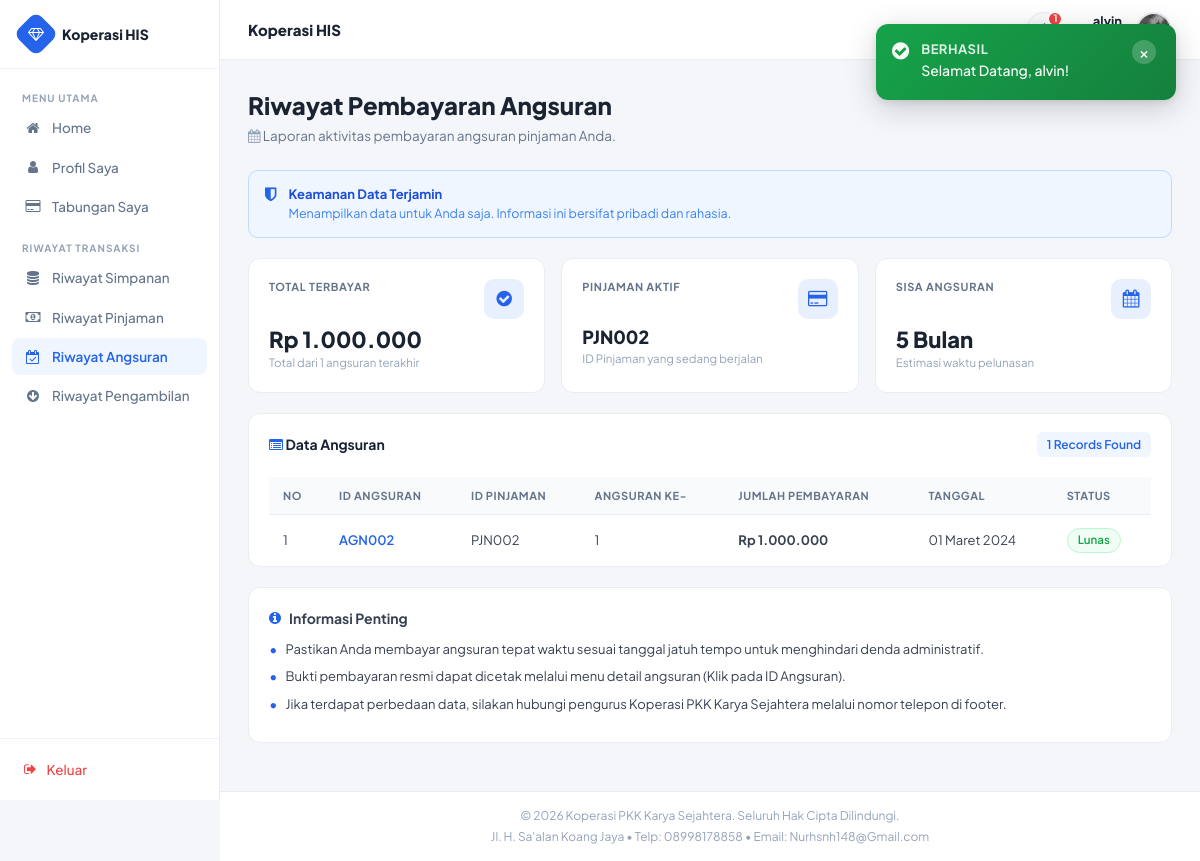
The app's page /anggota/riwayatangsuran.php (signed in) with its own data.
### tables this page shows
CREATE TABLE `tbl_pinjaman` (
  `id_pinjaman` varchar(6) NOT NULL,
  `tgl_pinjaman` date NOT NULL,
  `id_anggota` varchar(6) NOT NULL,
  `bunga_perbulan` float NOT NULL,
  `lama_cicilan` int NOT NULL,
  `jumlah_pinjaman` int NOT NULL,
  `angsuran` int NOT NULL
);

CREATE TABLE `tbl_pembayaran` (
  `id_angsuran` varchar(6) NOT NULL,
  `id_pinjaman` varchar(6) NOT NULL,
  `cicilan` int NOT NULL,
  `jml_bayar` int NOT NULL,
  `tgl_bayar` date NOT NULL
);

### anggota/riwayatangsuran.php (the view)
<?php
include ("style/header.php");
include ("style/sidebar.php");
include ("../config/koneksi.php");
function tgl_indo($tanggal) {
    $bulan = [1=>'Januari','Februari','Maret','April','Mei','Juni','Juli','Agustus','September','Oktober','November','Desember'];
    $p = explode('-', $tanggal);
    return $p[2] . ' ' . $bulan[(int)$p[1]] . ' ' . $p[0];
}
$res_total = mysqli_query($konek, "SELECT SUM(a.jml_bayar) as total, COUNT(*) as cnt FROM tbl_pembayaran a LEFT JOIN tbl_pinjaman b ON a.id_pinjaman=b.id_pinjaman LEFT JOIN tbl_login c ON b.id_anggota=c.id_anggota WHERE c.id = '{$_SESSION['id']}'");
$stat_total = mysqli_fetch_array($res_total);
$total_terbayar = $stat_total ? (int)$stat_total['total'] : 0;
$cnt_angsuran   = $stat_total ? (int)$stat_total['cnt'] : 0;
$res_loan = mysqli_query($konek, "SELECT a.id_pinjaman, a.lama_cicilan FROM tbl_pinjaman a LEFT JOIN tbl_login b ON a.id_anggota=b.id_anggota WHERE b.id = '{$_SESSION['id']}' AND a.jumlah_pinjaman > 0 ORDER BY a.tgl_pinjaman DESC LIMIT 1");
$active_loan = mysqli_fetch_array($res_loan);
$sisa_angsuran = '-';
$id_pinjaman_aktif = '-';
if ($active_loan) {
    $id_pinjaman_aktif = $active_loan['id_pinjaman'];
    $res_paid = mysqli_query($konek, "SELECT COUNT(*) as cnt FROM tbl_pembayaran WHERE id_pinjaman = '" . mysqli_real_escape_string($konek, $id_pinjaman_aktif) . "'");
    $paid = mysqli_fetch_array($res_paid);
    $sudah_bayar = $paid ? (int)$paid['cnt'] : 0;
    $sisa = (int)$active_loan['lama_cicilan'] - $sudah_bayar;
    $sisa_angsuran = max(0, $sisa) . ' Bulan';
}
$rows = [];
$res = mysqli_query($konek, "SELECT a.*, b.id_pinjaman as pinjaman_id FROM tbl_pembayaran a LEFT JOIN tbl_pinjaman b ON a.id_pinjaman=b.id_pinjaman LEFT JOIN tbl_login c ON b.id_anggota=c.id_anggota WHERE c.id = '{$_SESSION['id']}' ORDER BY a.tgl_bayar DESC");
while ($r = mysqli_fetch_array($res)) { $rows[] = $r; }
$cnt = count($rows);
?>
<div class="ag-page-header">
  <div class="ag-page-title">Riwayat Pembayaran Angsuran</div>
  <div class="ag-page-subtitle"><i class="fa fa-calendar" style="color:#94a3b8;"></i> Laporan aktivitas pembayaran angsuran pinjaman Anda.</div>
</div>
<div class="ag-notice">
  <i class="fa fa-shield"></i>
  <div>
    <div class="ag-notice-title">Keamanan Data Terjamin</div>
    <div class="ag-notice-text">Menampilkan data untuk Anda saja. Informasi ini bersifat pribadi dan rahasia.</div>
  </div>
</div>
<div class="ag-stat-grid-3">
  <div class="ag-stat-card">
    <div class="ag-stat-head">
      <div class="ag-stat-label">Total Terbayar</div>
      <div class="ag-stat-icon"><i class="fa fa-check-circle"></i></div>
    </div>
    <div class="ag-stat-value">Rp <?php echo number_format($total_terbayar, 0, ',', '.'); ?></div>
    <div class="ag-stat-sub">Total dari <?php echo $cnt_angsuran; ?> angsuran terakhir</div>
  </div>
  <div class="ag-stat-card">
    <div class="ag-stat-head">
      <div class="ag-stat-label">Pinjaman Aktif</div>
      <div class="ag-stat-icon"><i class="fa fa-credit-card"></i></div>
    </div>
    <div class="ag-stat-value" style="font-size:18px;"><?php echo htmlspecialchars($id_pinjaman_aktif); ?></div>
    <div class="ag-stat-sub">ID Pinjaman yang sedang berjalan</div>
  </div>
  <div class="ag-stat-card">
    <div class="ag-stat-head">
      <div class="ag-stat-label">Sisa Angsuran</div>
      <div class="ag-stat-icon"><i class="fa fa-calendar"></i></div>
    </div>
    <div class="ag-stat-value"><?php echo $sisa_angsuran; ?></div>
    <div class="ag-stat-sub">Estimasi waktu pelunasan</div>
  </div>
</div>
<div class="ag-card">
  <div class="ag-card-header">
    <div class="ag-card-header-left">
      <div class="ag-card-title"><i class="fa fa-list-alt" style="color:#2563eb;"></i> Data Angsuran</div>
    </div>
    <span class="ag-record-badge"><?php echo $cnt; ?> Records Found</span>
  </div>
  <div class="ag-card-body" style="padding-bottom:0;">
    <div class="ag-table-wrap">
      <table class="ag-table">
        <thead>
          <tr>
            <th>No</th>
            <th>ID Angsuran</th>
            <th>ID Pinjaman</th>
            <th>Angsuran Ke-</th>
            <th>Jumlah Pembayaran</th>
            <th>Tanggal</th>
            <th>Status</th>
          </tr>
        </thead>
        <tbody>
          <?php if (empty($rows)): ?>
          <tr>
            <td colspan="7" style="text-align:center; padding:24px; color:#94a3b8;">
              <i class="fa fa-inbox" style="font-size:24px; display:block; margin-bottom:8px;"></i>
              Belum ada data angsuran
            </td>
          </tr>
          <?php else: $no = 1; foreach ($rows as $row): ?>
          <tr>
            <td><?php echo $no++; ?></td>
            <td><span class="ag-id-link"><?php echo htmlspecialchars($row['id_angsuran']); ?></span></td>
            <td><?php echo htmlspecialchars($row['id_pinjaman']); ?></td>
            <td><?php echo htmlspecialchars($row['cicilan']); ?></td>
            <td class="amt-bold">Rp <?php echo number_format($row['jml_bayar'], 0, ',', '.'); ?></td>
            <td><?php echo tgl_indo($row['tgl_bayar']); ?></td>
            <td><span class="ag-badge ag-badge-lunas">Lunas</span></td>
          </tr>
          <?php endforeach; endif; ?>
        </tbody>
      </table>
    </div>
  </div>
</div>
<div class="ag-card">
  <div class="ag-card-body">
    <div class="ag-info-section-title" style="margin-bottom:12px;"><i class="fa fa-info-circle"></i> Informasi Penting</div>
    <ul class="ag-info-list">
      <li>Pastikan Anda membayar angsuran tepat waktu sesuai tanggal jatuh tempo untuk menghindari denda administratif.</li>
      <li>Bukti pembayaran resmi dapat dicetak melalui menu detail angsuran (Klik pada ID Angsuran).</li>
      <li>Jika terdapat perbedaan data, silakan hubungi pengurus Koperasi PKK Karya Sejahtera melalui nomor telepon di footer.</li>
    </ul>
  </div>
</div>
<?php include ("style/footer.php"); ?>

### assets/css/anggota-theme.css (style rules this page uses)
*, *::before, *::after { box-sizing: border-box; margin: 0; padding: 0; }
body.ag-body { font-family: 'Plus Jakarta Sans', sans-serif; background: #f4f6fa; color: #1a2332; min-height: 100vh; }
.ag-page-header { margin-bottom: 24px; }
.ag-page-title { font-size: 24px; font-weight: 800; color: #1a2332; }
.ag-page-subtitle { font-size: 13.5px; color: #64748b; margin-top: 4px; }
.ag-card { background: #ffffff; border-radius: 12px; border: 1px solid #e8edf2; margin-bottom: 20px; overflow: hidden; }
.ag-card-header { padding: 18px 20px 0; display: flex; align-items: center; justify-content: space-between; }
.ag-card-title { font-size: 14px; font-weight: 700; color: #1a2332; }
.ag-card-body { padding: 20px; }
.ag-stat-grid-3 { display: grid; grid-template-columns: repeat(3, 1fr); gap: 16px; margin-bottom: 20px; }
.ag-stat-card { background: #ffffff; border-radius: 12px; border: 1px solid #e8edf2; padding: 20px; }
.ag-stat-head { display: flex; align-items: flex-start; justify-content: space-between; margin-bottom: 8px; }
.ag-stat-label { font-size: 11px; font-weight: 700; color: #64748b; text-transform: uppercase; letter-spacing: 0.06em; }
.ag-stat-value { font-size: 22px; font-weight: 800; color: #1a2332; line-height: 1.1; margin-bottom: 4px; }
.ag-stat-sub { font-size: 11.5px; color: #94a3b8; }
.ag-stat-icon { width: 40px; height: 40px; background: rgba(37,99,235,0.1); border-radius: 10px; display: flex; align-items: center; justify-content: center; color: #2563eb; font-size: 18px; flex-shrink: 0; }
.ag-table-wrap { overflow-x: auto; }
.ag-table { width: 100%; border-collapse: collapse; font-size: 13.5px; }
.ag-table th { background: #f8fafc; font-size: 11px; font-weight: 700; color: #64748b; text-transform: uppercase; letter-spacing: 0.05em; padding: 11px 14px; border-bottom: 1px solid #e8edf2; white-space: nowrap; text-align: left; }
.ag-table td { padding: 13px 14px; border-bottom: 1px solid #f1f5f9; color: #374151; font-size: 13px; vertical-align: middle; }
.ag-table tbody tr:last-child td { border-bottom: none; }
.ag-id-link { color: #2563eb; font-weight: 600; text-decoration: none; }
.ag-record-badge { display: inline-flex; align-items: center; gap: 5px; background: #eff6ff; color: #2563eb; font-size: 12px; font-weight: 600; padding: 4px 10px; border-radius: 6px; }
.ag-badge { display: inline-flex; align-items: center; gap: 4px; padding: 3px 10px; border-radius: 20px; font-size: 11.5px; font-weight: 600; white-space: nowrap; }
.ag-badge-lunas { background: #f0fdf4; color: #16a34a; border: 1px solid #bbf7d0; }
.ag-notice { display: flex; align-items: flex-start; gap: 12px; background: #eff6ff; border: 1px solid #bfdbfe; border-radius: 10px; padding: 14px 16px; margin-bottom: 20px; }
.ag-notice i { color: #2563eb; font-size: 16px; margin-top: 1px; flex-shrink: 0; }
.ag-notice-title { font-size: 13px; font-weight: 700; color: #1d4ed8; }
.ag-notice-text { font-size: 12.5px; color: #3b82f6; margin-top: 2px; }
.ag-info-section-title { display: flex; align-items: center; gap: 8px; font-size: 14px; font-weight: 700; color: #374151; margin-bottom: 4px; }
.ag-info-section-title i { color: #2563eb; font-size: 14px; }
.ag-info-list { list-style: none; margin: 0; padding: 0; }
.ag-info-list li { display: flex; align-items: flex-start; gap: 8px; font-size: 13px; color: #374151; margin-bottom: 8px; line-height: 1.5; }
.ag-info-list li::before { content: '\2022'; color: #2563eb; font-size: 16px; line-height: 1.1; flex-shrink: 0; }
.amt-bold { font-weight: 700; color: #1a2332; }

### records on screen
tbl_pinjaman: id_pinjaman "PJN002"
tbl_pembayaran: id_angsuran "AGN002", id_pinjaman "PJN002", cicilan "1", jml_bayar "1.000.000", tgl_bayar "01 Maret 2024"

### other values on screen
$sk_settings['nama_koperasi'] "Koperasi HIS"
$ag_notif_count "1"
$_SESSION['username'] "alvin"
$f['msg'] "Selamat Datang, alvin!"
$total_terbayar "1.000.000"
$cnt_angsuran "1"
$sisa_angsuran "5 Bulan"
$cnt "1"
